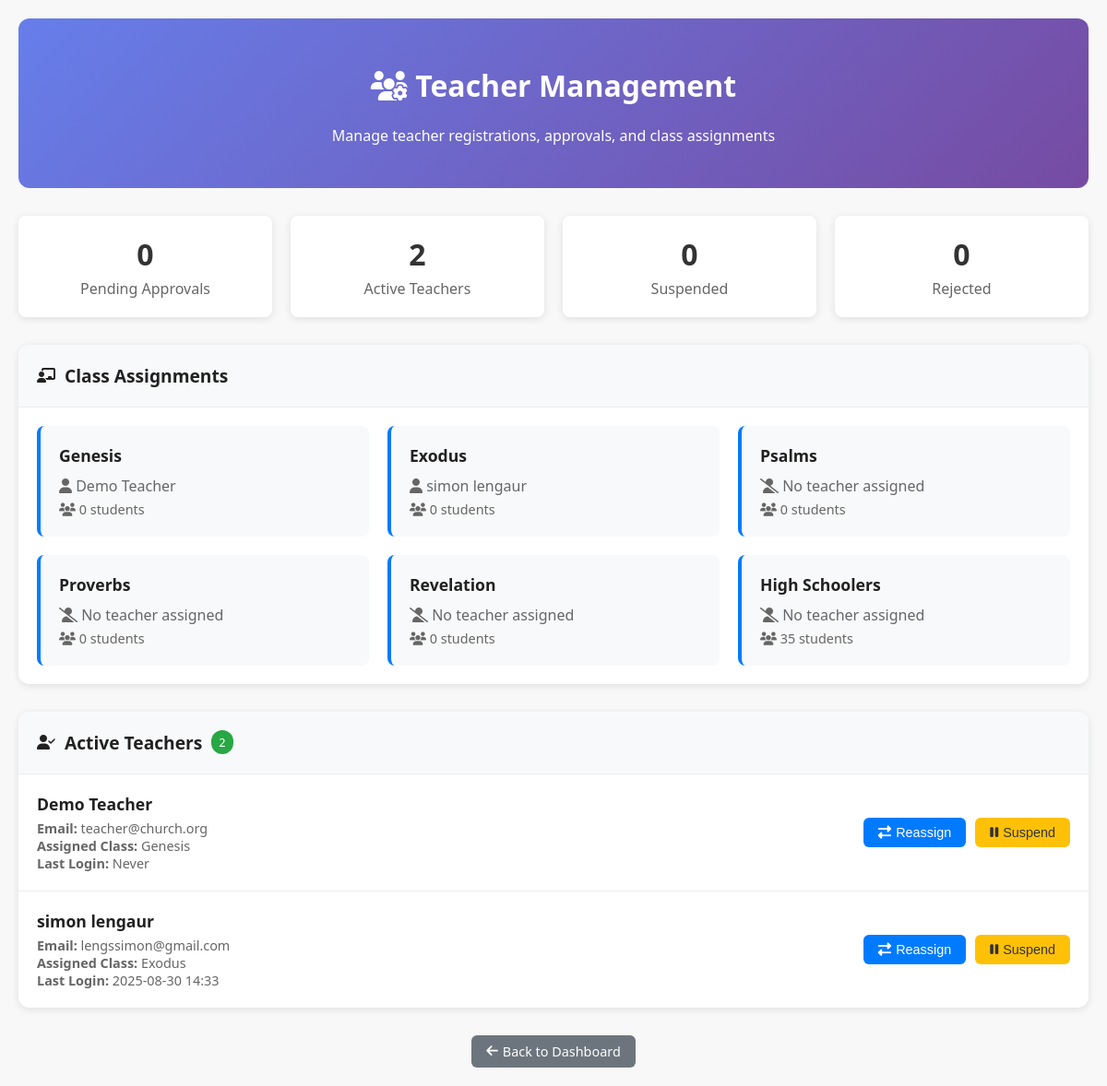
The app's page /admin/teachers (signed in) with its own data.
### app.py (models this page shows)
class User(db.Model):
    id = db.Column(db.Integer, primary_key=True)
    username = db.Column(db.String(80), unique=True, nullable=False)
    password = db.Column(db.String(120), nullable=False)
    role = db.Column(db.String(20), nullable=False, default="teacher")
    full_name = db.Column(db.String(100), nullable=True)
    email = db.Column(db.String(100), unique=True, nullable=True)
    phone = db.Column(db.String(20), nullable=True)
    assigned_class = db.Column(db.String(50), nullable=True)
    preferred_class = db.Column(db.String(50), nullable=True)
    status = db.Column(db.String(20), nullable=False, default="pending")
    registration_message = db.Column(db.Text, nullable=True)
    approved_by = db.Column(db.Integer, db.ForeignKey('user.id'), nullable=True)
    approved_at = db.Column(db.DateTime, nullable=True)
    last_login = db.Column(db.DateTime, nullable=True)
    created_at = db.Column(db.DateTime, nullable=False, default=datetime.now)

### app.py (the view)
@app.route('/admin/teachers', methods=['GET'])
def admin_teachers():
    if not session.get("role") == "admin":
        flash("Access denied.", "danger")
        return redirect(url_for("dashboard"))
    pending_teachers = User.query.filter_by(status='pending', role='teacher').all()
    active_teachers = User.query.filter_by(status='active', role='teacher').all()
    suspended_teachers = User.query.filter_by(status='suspended', role='teacher').all()
    rejected_teachers = User.query.filter_by(status='rejected', role='teacher').all()
    classes = ["Genesis", "Exodus", "Psalms", "Proverbs", "Revelation", "High Schoolers"]
    class_assignments = {}
    for class_name in classes:
        teacher = User.query.filter_by(assigned_class=class_name, status='active').first()
        student_count = Student.query.filter_by(student_class=class_name, status='active').count()
        class_assignments[class_name] = {
            'teacher': teacher,
            'student_count': student_count
        }
    return render_template("admin_teachers.html",
                         pending_teachers=pending_teachers,
                         active_teachers=active_teachers,
                         suspended_teachers=suspended_teachers,
                         rejected_teachers=rejected_teachers,
                         class_assignments=class_assignments,
                         classes=classes)

### app.py (called while the page is built)
@app.context_processor
def inject_now():
    return {'now': datetime.now}

@app.context_processor
def utility_functions():
    def attendance_present(student_id, sunday):
        record = Attendance.query.filter_by(student_id=student_id, date=sunday).first()
        return record.present if record else False
    return dict(attendance_present=attendance_present)

### templates/admin_teachers.html (shortened to what this page needs)
<!DOCTYPE html>
<html lang="en">
<head>
    <link rel="stylesheet" href="https://cdnjs.cloudflare.com/ajax/libs/font-awesome/6.5.0/css/all.min.css">
    <link rel="stylesheet" href="{{ url_for('static', filename='css/styles.css') }}">
</head>
<body>
    <div class="teacher-management">
        <div class="management-header">
            <h1><i class="fas fa-users-cog"></i> Teacher Management</h1>
            <p>Manage teacher registrations, approvals, and class assignments</p>
        </div>
        <div class="stats-grid">
            <div class="stat-card">
                <div class="stat-number">{{ pending_teachers|length }}</div>
                <div class="stat-label">Pending Approvals</div>
            </div>
            <div class="stat-card">
                <div class="stat-number">{{ active_teachers|length }}</div>
                <div class="stat-label">Active Teachers</div>
            </div>
            <div class="stat-card">
                <div class="stat-number">{{ suspended_teachers|length }}</div>
                <div class="stat-label">Suspended</div>
            </div>
            <div class="stat-card">
                <div class="stat-number">{{ rejected_teachers|length }}</div>
                <div class="stat-label">Rejected</div>
            </div>
        </div>
        <div class="section">
            <div class="section-header">
                <i class="fas fa-chalkboard-teacher"></i>
                <h2 class="section-title">Class Assignments</h2>
            </div>
            <div class="class-grid">
                {% for class_name in classes %}
                <div class="class-card">
                    <div class="class-name">{{ class_name }}</div>
                    <div class="class-teacher">
                        {% if class_assignments[class_name].teacher %}
                            <i class="fas fa-user"></i> {{ class_assignments[class_name].teacher.full_name }}
                        {% else %}
                            <i class="fas fa-user-slash"></i> No teacher assigned
                        {% endif %}
                    </div>
                    <div class="class-students">
                        <i class="fas fa-users"></i> {{ class_assignments[class_name].student_count }} students
                    </div>
                </div>
                {% endfor %}
            </div>
        </div>
        {% if active_teachers %}
        <div class="section">
            <div class="section-header">
                <i class="fas fa-user-check"></i>
                <h2 class="section-title">Active Teachers</h2>
                <span class="badge success">{{ active_teachers|length }}</span>
            </div>
            {% for teacher in active_teachers %}
            <div class="teacher-card">
                <div class="teacher-info">
                    <div class="teacher-name">{{ teacher.full_name }}</div>
                    <div class="teacher-details">
                        <strong>Email:</strong> {{ teacher.email }}<br>
                        <strong>Assigned Class:</strong> {{ teacher.assigned_class or 'Not assigned' }}<br>
                        <strong>Last Login:</strong> {{ teacher.last_login.strftime('%Y-%m-%d %H:%M') if teacher.last_login else 'Never' }}
                    </div>
                </div>
                <div class="teacher-actions">
                    <button class="btn btn-primary" onclick="reassignTeacher({{ teacher.id }}, '{{ teacher.assigned_class }}')">
                        <i class="fas fa-exchange-alt"></i> Reassign
                    </button>
                    <button class="btn btn-warning" onclick="suspendTeacher({{ teacher.id }})">
                        <i class="fas fa-pause"></i> Suspend
                    </button>
                </div>
            </div>
            {% endfor %}
        </div>
        {% endif %}
        <div style="text-align: center; margin-top: 30px;">
            <a href="{{ url_for('dashboard') }}" class="btn btn-secondary">
                <i class="fas fa-arrow-left"></i> Back to Dashboard
            </a>
        </div>
    </div>
</body>
</html>

### static/css/styles.css (style rules this page uses)
body { font-family: 'Segoe UI', sans-serif; margin: 0; padding: 0; background-color: #f8f8f8; color: #212121; }

### templates/admin_teachers.html (style rules this page uses)
.teacher-management { padding: 20px; max-width: 1200px; margin: 0 auto; }
.management-header { background: linear-gradient(135deg, #667eea 0%, #764ba2 100%); color: white; padding: 30px; border-radius: 12px; margin-bottom: 30px; text-align: center; }
.stats-grid { display: grid; grid-template-columns: repeat(auto-fit, minmax(200px, 1fr)); gap: 20px; margin-bottom: 30px; }
.stat-card { background: white; padding: 20px; border-radius: 8px; box-shadow: 0 2px 8px rgba(0,0,0,0.1); text-align: center; }
.stat-number { font-size: 2rem; font-weight: bold; color: #333; }
.stat-label { color: #666; margin-top: 5px; }
.section { background: white; border-radius: 12px; box-shadow: 0 2px 8px rgba(0,0,0,0.1); margin-bottom: 30px; overflow: hidden; }
.section-header { background: #f8f9fa; padding: 20px; border-bottom: 1px solid #e9ecef; display: flex; align-items: center; gap: 10px; }
.section-title { font-size: 1.2rem; font-weight: 600; margin: 0; }
.badge { background: #dc3545; color: white; padding: 4px 8px; border-radius: 12px; font-size: 0.8rem; font-weight: 500; }
.badge.success { background: #28a745; }
.teacher-card { padding: 20px; border-bottom: 1px solid #e9ecef; display: flex; align-items: center; justify-content: space-between; }
.teacher-card:last-child { border-bottom: none; }
.teacher-info { flex: 1; }
.teacher-name { font-weight: 600; font-size: 1.1rem; margin-bottom: 5px; }
.teacher-details { color: #666; font-size: 0.9rem; }
.teacher-actions { display: flex; gap: 10px; align-items: center; }
.btn { padding: 8px 16px; border: none; border-radius: 6px; cursor: pointer; font-size: 0.9rem; font-weight: 500; text-decoration: none; display: inline-flex; align-items: center; gap: 5px; transition: all 0.3s; }
.btn-primary { background: #007bff; color: white; }
.btn-warning { background: #ffc107; color: #333; }
.btn-secondary { background: #6c757d; color: white; }
.class-grid { display: grid; grid-template-columns: repeat(auto-fit, minmax(300px, 1fr)); gap: 20px; padding: 20px; }
.class-card { background: #f8f9fa; padding: 20px; border-radius: 8px; border-left: 4px solid #007bff; }
.class-name { font-weight: 600; font-size: 1.1rem; margin-bottom: 10px; }
.class-teacher { color: #666; margin-bottom: 5px; }
.class-students { color: #666; font-size: 0.9rem; }

### records on screen
User: full_name "Demo Teacher", full_name "Demo Teacher", email "teacher@church.org", assigned_class "Genesis", last_login "Never"
User: full_name "simon lengaur", full_name "simon lengaur", email "lengssimon@gmail.com", assigned_class "Exodus", last_login "2025-08-30 14:33"

### other values on screen
{{ pending_teachers|length }} "0"
{{ active_teachers|length }} "2"
{{ suspended_teachers|length }} "0"
{{ rejected_teachers|length }} "0"
{{ class_name }} "Genesis" "Exodus" "Psalms" "Proverbs" "Revelation" "High Schoolers"
{{ class_assignments[class_name].student_count }} "0" "0" "0" "0" "0" "35"
